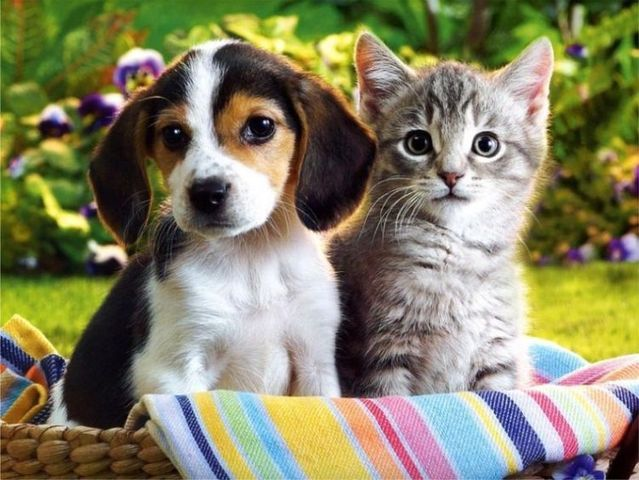
#> input picture Teoría/7. Procesamiento digital de imágenes/imag1.jpg, 639 x 480 px
$ python umbral.py
#> lines starting #> are read from the running program, lines starting #| are printed output that depends on the picture; after the words box and inside, x2 and y2 are one past the last pixel; in counts of white or black regions, pixels touching at a corner belong together
import cv2 as cv
import numpy as np
import matplotlib.pyplot as plt

def manual_thresh(img, trh):
    ret,thresh1 = cv.threshold(img,trh,255,cv.THRESH_BINARY)
    ret,thresh2 = cv.threshold(img,trh,255,cv.THRESH_BINARY_INV)
    ret,thresh3 = cv.threshold(img,trh,255,cv.THRESH_TRUNC)
    ret,thresh4 = cv.threshold(img,trh,255,cv.THRESH_TOZERO)
    ret,thresh5 = cv.threshold(img,trh,255,cv.THRESH_TOZERO_INV)
    titles = ['Imagen original','Binaria','Binaria invertida','Truncada','Hasta cero','Hasta cero invertida']
    images = [img, thresh1, thresh2, thresh3, thresh4, thresh5]
    for i in range(6):
        plt.subplot(2,3,i+1),plt.imshow(images[i],'gray',vmin=0,vmax=255)
        plt.title(titles[i])
        plt.xticks([]),plt.yticks([])
    plt.show()

def adap_thresh(img):
    img = img.astype(np.uint8)
    img = cv.medianBlur(img,5)
    ret,th1 = cv.threshold(img,127,255,cv.THRESH_BINARY)
    th2 = cv.adaptiveThreshold(img,255,cv.ADAPTIVE_THRESH_MEAN_C, cv.THRESH_BINARY,11,2)
    th3 = cv.adaptiveThreshold(img,255,cv.ADAPTIVE_THRESH_GAUSSIAN_C, cv.THRESH_BINARY,11,2)
    titles = ['Original Image', 'Global Thresholding (v = 127)',
            'Adaptive Mean Thresholding', 'Adaptive Gaussian Thresholding']
    images = [img, th1, th2, th3]
    for i in range(4):
        plt.subplot(2,2,i+1),plt.imshow(images[i],'gray')
        plt.title(titles[i])
        plt.xticks([]),plt.yticks([])
    plt.show()

def otsu_thresh(img):
    # global thresholding
    ret1,th1 = cv.threshold(img,127,255,cv.THRESH_BINARY)
    # Otsu's thresholding
    ret2,th2 = cv.threshold(img,0,255,cv.THRESH_BINARY+cv.THRESH_OTSU)
    # Otsu's thresholding after Gaussian filtering
    blur = cv.GaussianBlur(img,(5,5),0)
    ret3,th3 = cv.threshold(blur,0,255,cv.THRESH_BINARY+cv.THRESH_OTSU)
    # plot all the images and their histograms
    images = [img, 0, th1,
              img, 0, th2,
              blur, 0, th3]
    titles = ['Original Image','Histogram','Global Thresholding (v=127)',
              'Original Image','Histogram',"Otsu's Thresholding",
              'Gaussian filtered Image','Histogram',"Otsu's Thresholding"]
    for i in range(3):
        plt.subplot(3,3,i*3+1),plt.imshow(images[i*3],'gray')
        plt.title(titles[i*3]), plt.xticks([]), plt.yticks([])
        plt.subplot(3,3,i*3+2),plt.hist(images[i*3].ravel(),256)
        plt.title(titles[i*3+1]), plt.xticks([]), plt.yticks([])
        plt.subplot(3,3,i*3+3),plt.imshow(images[i*3+2],'gray')
        plt.title(titles[i*3+2]), plt.xticks([]), plt.yticks([])
    plt.show()

imagN = cv.imread('imag1.jpg', cv.IMREAD_GRAYSCALE) # CARGANDO IMAGEN NATURAL
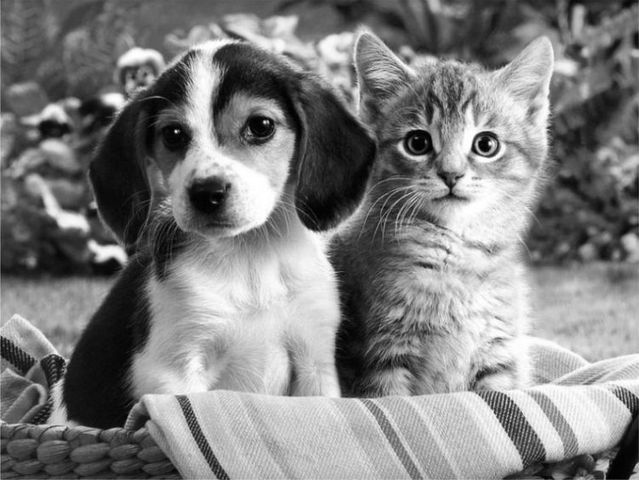
#> imagN: shape (480, 639); min 0, max 255, mean 127.6
imagS = cv.imread('dibujo.png', cv.IMREAD_GRAYSCALE) # CARGANDO IMAGEN SINTÉTICA
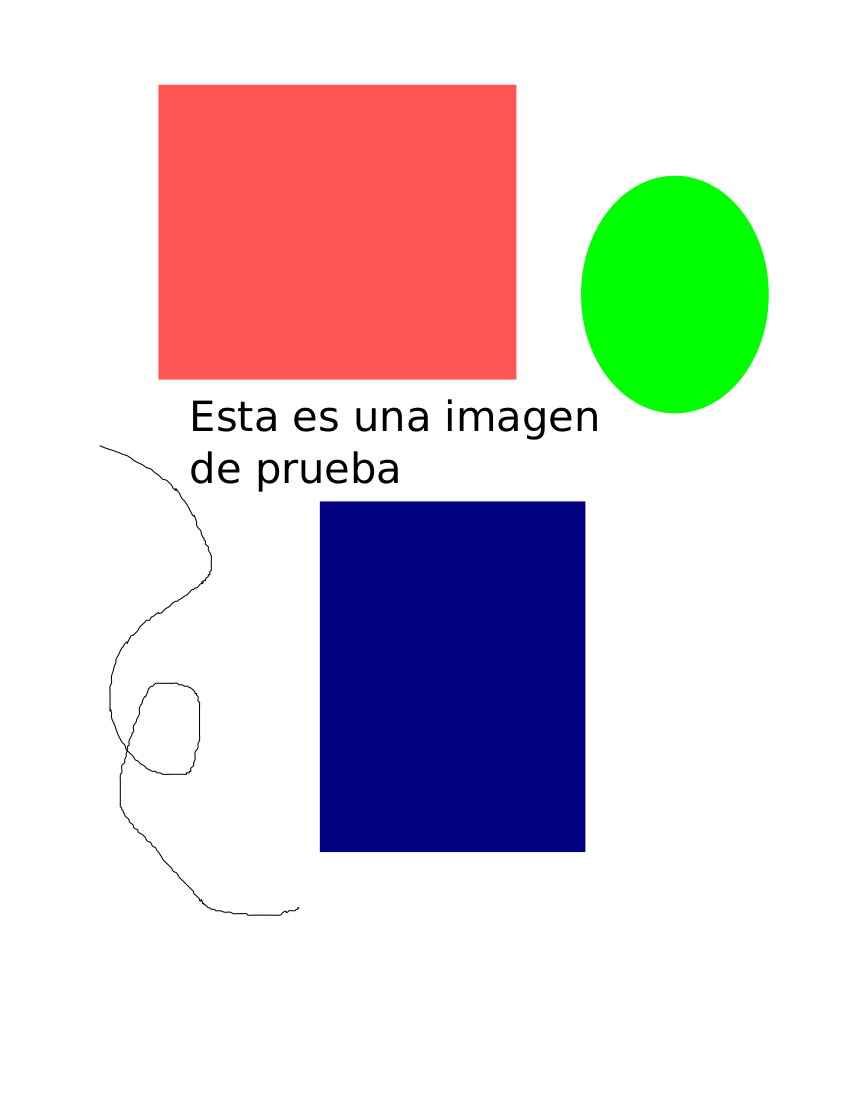
#> input picture Teoría/7. Procesamiento digital de imágenes/dibujo.png, 850 x 1100 px
#> imagS: shape (1100, 850); min 0, max 255, mean 211.8

# Aplicando umbral manual
manual_thresh(imagN, 127)
#> in manual_thresh, `ret,thresh1 = cv.threshold(img,trh,255,cv.THRESH_BINARY)`:
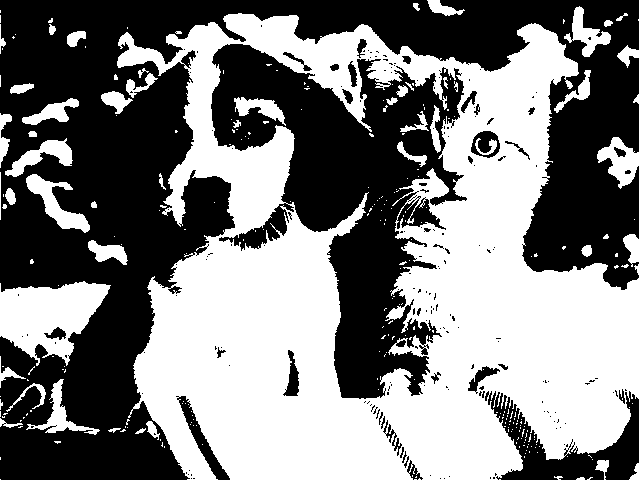
#> thresh1: shape (480, 639); 49.3% white; 275 white regions (221 under 20 px), largest, box (x1, y1, x2, y2) and area: (117, 13, 639, 480) 132398, (0, 281, 111, 366) 5642, (26, 174, 90, 233) 1306
#> in manual_thresh, `ret,thresh1 = cv.threshold(img,trh,255,cv.THRESH_BINARY)`: ret = 127
manual_thresh(imagS, 127)
#> call 2 of manual_thresh, with trh = 127
#> in manual_thresh (call 2), `ret,thresh1 = cv.threshold(img,trh,255,cv.THRESH_BINARY)`: thresh1: shape (1100, 850); 89.4% white; 26 black regions (1 under 20 px), largest, box (x1, y1, x2, y2) and area: (320, 501, 585, 852) 93015, (100, 445, 299, 916) 1062, (460, 408, 493, 431) 316
#> in manual_thresh (call 2), `ret,thresh3 = cv.threshold(img,trh,255,cv.THRESH_TRUNC)`:
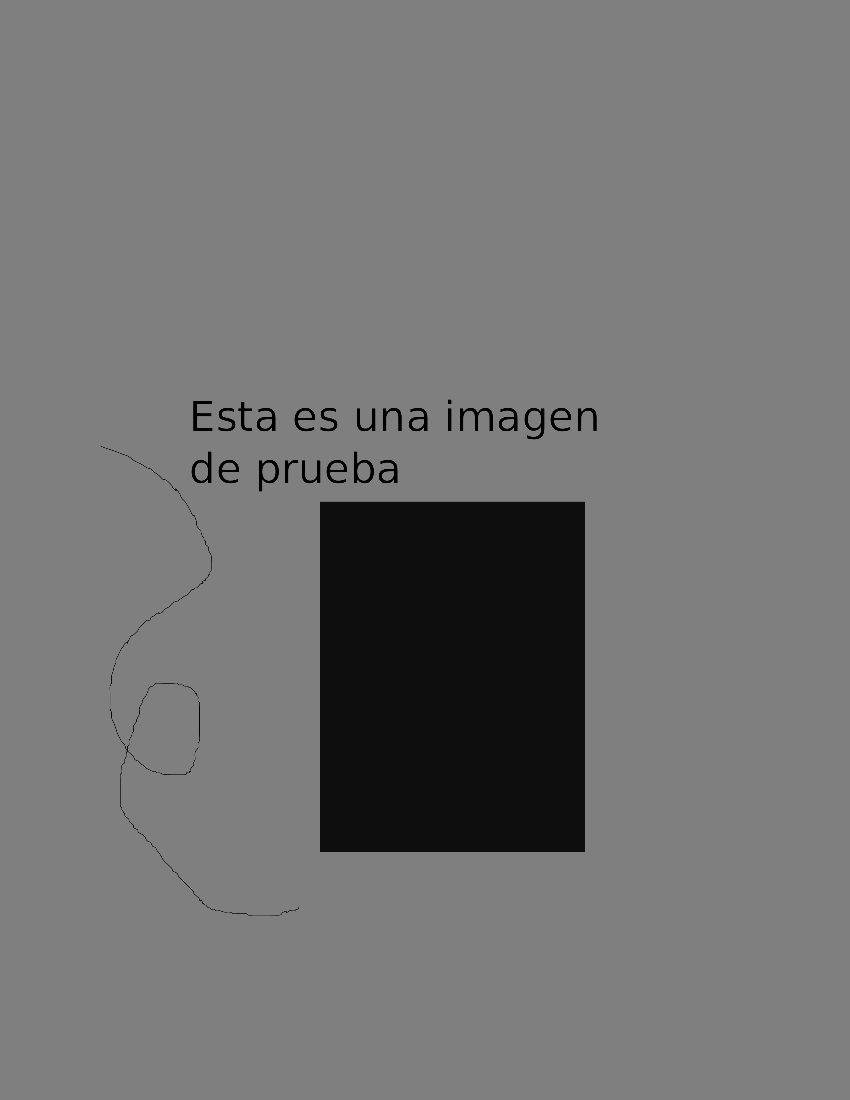
#> thresh3: shape (1100, 850); min 0, max 127, mean 115.1
#> in manual_thresh (call 2), `ret,thresh5 = cv.threshold(img,trh,255,cv.THRESH_TOZERO_INV)`:
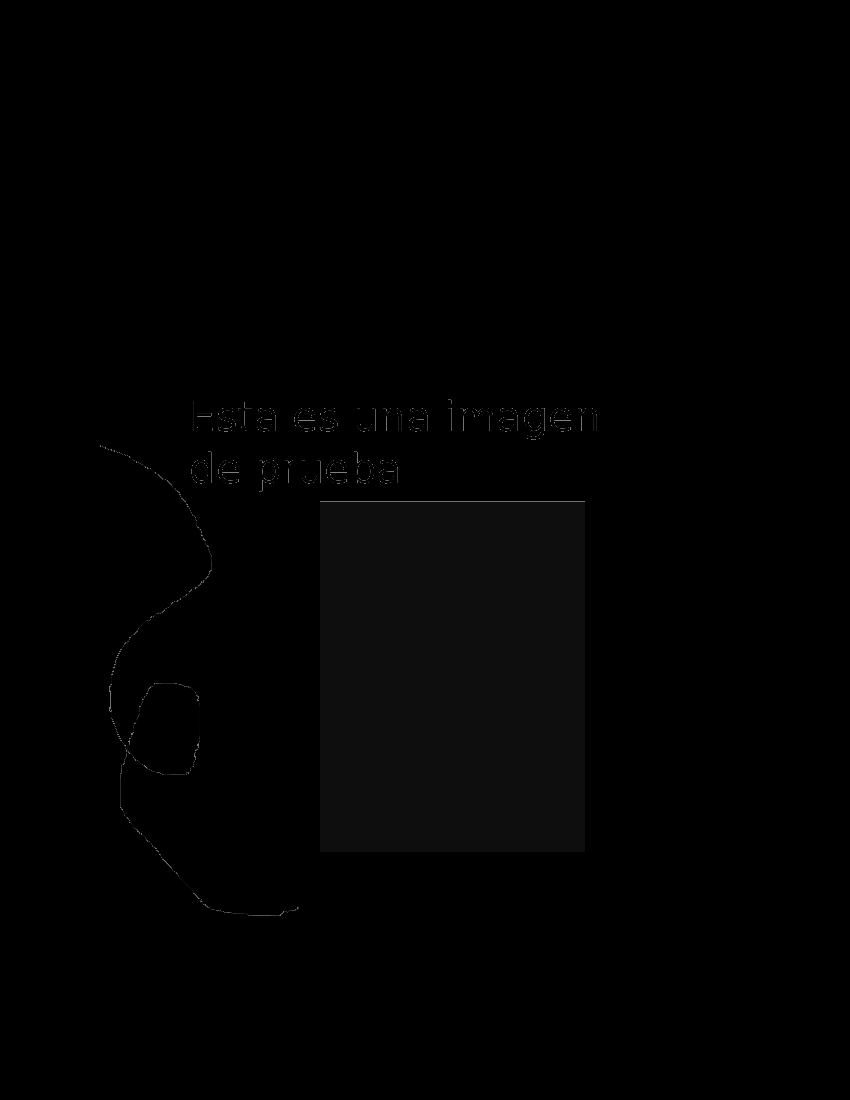
#> thresh5: shape (1100, 850); min 0, max 127, mean 1.6

# Aplicando umbral adaptativo
adap_thresh(imagN)
#> in adap_thresh, `ret,th1 = cv.threshold(img,127,255,cv.THRESH_BINARY)`: th1: shape (480, 639); 49.1% white; 81 white regions (32 under 20 px), largest, box (x1, y1, x2, y2) and area: (117, 13, 639, 480) 132142, (0, 282, 110, 363) 5647, (26, 174, 90, 232) 1296
#> in adap_thresh, `th2 = cv.adaptiveThreshold(img,255,cv.ADAPTIVE_THRESH_MEAN_C, cv.THRES..`: th2: shape (480, 639); 58.9% white; 969 black regions (644 under 20 px), largest, box (x1, y1, x2, y2) and area: (0, 0, 512, 172) 13138, (60, 50, 204, 430) 9661, (210, 44, 376, 232) 7301
#> in adap_thresh, `th3 = cv.adaptiveThreshold(img,255,cv.ADAPTIVE_THRESH_GAUSSIAN_C, cv.T..`: th3: shape (480, 639); 67% white; 2156 black regions (1692 under 20 px), largest, box (x1, y1, x2, y2) and area: (210, 44, 376, 233) 5555, (1, 159, 139, 284) 5072, (466, 359, 639, 480) 3700
adap_thresh(imagS)
#> in adap_thresh (call 2), `ret,th1 = cv.threshold(img,127,255,cv.THRESH_BINARY)`: th1: shape (1100, 850); 89.5% white; 26 black regions (2 under 20 px), largest, box (x1, y1, x2, y2) and area: (320, 501, 585, 852) 93003, (524, 408, 545, 440) 310, (460, 408, 493, 430) 300
#> in adap_thresh (call 2), `th2 = cv.adaptiveThreshold(img,255,cv.ADAPTIVE_THRESH_MEAN_C, cv.THRES..`: th2: shape (1100, 850); 97.5% white; 76 black regions (39 under 20 px), largest, box (x1, y1, x2, y2) and area: (158, 85, 517, 380) 7061, (320, 501, 586, 852) 6317, (581, 176, 769, 413) 3905
#> in adap_thresh (call 2), `th3 = cv.adaptiveThreshold(img,255,cv.ADAPTIVE_THRESH_GAUSSIAN_C, cv.T..`: th3: shape (1100, 850); 97.8% white; 87 black regions (52 under 20 px), largest, box (x1, y1, x2, y2) and area: (158, 85, 517, 380) 5791, (320, 501, 586, 852) 5713, (581, 176, 769, 413) 2823

# Aplicando método de Otsu
otsu_thresh(imagN)
#> in otsu_thresh, `ret2,th2 = cv.threshold(img,0,255,cv.THRESH_BINARY+cv.THRESH_OTSU)`: th2: shape (480, 639); 48.7% white; 285 white regions (230 under 20 px), largest, box (x1, y1, x2, y2) and area: (117, 13, 639, 480) 131311, (0, 282, 110, 366) 5560, (26, 174, 90, 233) 1282
#> in otsu_thresh, `ret2,th2 = cv.threshold(img,0,255,cv.THRESH_BINARY+cv.THRESH_OTSU)`: ret2 = 129
#> in otsu_thresh, `ret3,th3 = cv.threshold(blur,0,255,cv.THRESH_BINARY+cv.THRESH_OTSU)`: th3: shape (480, 639); 48.4% white; 106 white regions (58 under 20 px), largest, box (x1, y1, x2, y2) and area: (117, 13, 639, 480) 130549, (0, 282, 110, 365) 5541, (26, 174, 90, 233) 1275
otsu_thresh(imagS)
#> in otsu_thresh (call 2), `ret2,th2 = cv.threshold(img,0,255,cv.THRESH_BINARY+cv.THRESH_OTSU)`: th2: shape (1100, 850); 74.3% white; 28 black regions, largest, box (x1, y1, x2, y2) and area: (159, 85, 516, 379) 104958, (320, 501, 586, 852) 93365, (581, 176, 768, 413) 34871
#> in otsu_thresh (call 2), `ret2,th2 = cv.threshold(img,0,255,cv.THRESH_BINARY+cv.THRESH_OTSU)`: ret2 = 171
#> in otsu_thresh (call 2), `ret3,th3 = cv.threshold(blur,0,255,cv.THRESH_BINARY+cv.THRESH_OTSU)`:
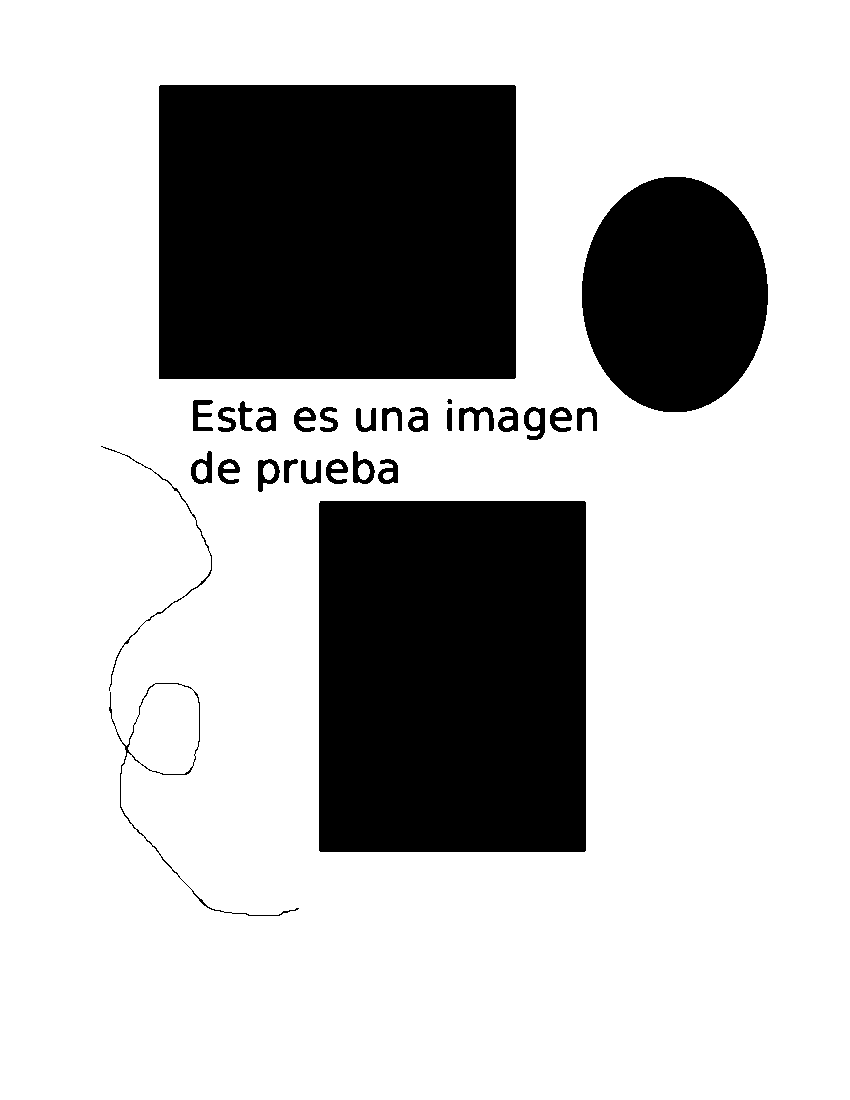
#> th3: shape (1100, 850); 74.2% white; 29 black regions, largest, box (x1, y1, x2, y2) and area: (159, 85, 516, 379) 104955, (319, 501, 586, 852) 93712, (582, 177, 768, 412) 34462
#> in otsu_thresh (call 2), `plt.show()`:
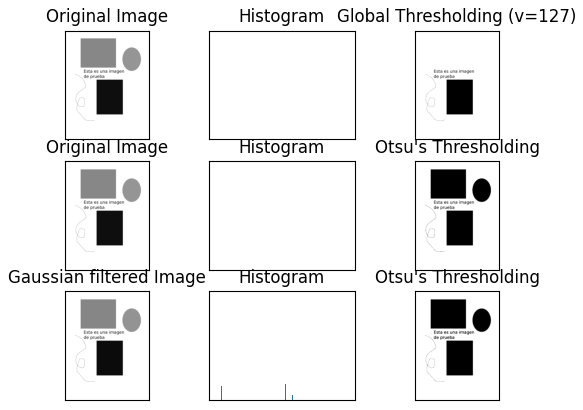
#> figure drawn by matplotlib, 9 panels
